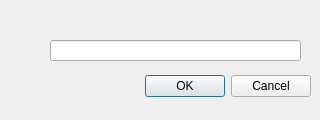
<?xml version="1.0" encoding="UTF-8"?>
<ui version="4.0">
 <class>GotoCoordinateDialog</class>
 <widget class="QDialog" name="GotoCoordinateDialog">
  <property name="geometry">
   <rect>
    <x>0</x>
    <y>0</y>
    <width>320</width>
    <height>120</height>
   </rect>
  </property>
  <property name="windowTitle">
   <string>Go to coordinate</string>
  </property>
  <widget class="QDialogButtonBox" name="buttonBox">
   <property name="geometry">
    <rect>
     <x>10</x>
     <y>70</y>
     <width>301</width>
     <height>32</height>
    </rect>
   </property>
   <property name="orientation">
    <enum>Qt::Horizontal</enum>
   </property>
   <property name="standardButtons">
    <set>QDialogButtonBox::Cancel|QDialogButtonBox::Ok</set>
   </property>
  </widget>
  <widget class="QLineEdit" name="coordinateLineEdit">
   <property name="geometry">
    <rect>
     <x>50</x>
     <y>40</y>
     <width>251</width>
     <height>21</height>
    </rect>
   </property>
  </widget>
 </widget>
 <resources/>
 <connections>
  <connection>
   <sender>buttonBox</sender>
   <signal>accepted()</signal>
   <receiver>GotoCoordinateDialog</receiver>
   <slot>accept()</slot>
   <hints>
    <hint type="sourcelabel">
     <x>248</x>
     <y>254</y>
    </hint>
    <hint type="destinationlabel">
     <x>157</x>
     <y>274</y>
    </hint>
   </hints>
  </connection>
  <connection>
   <sender>buttonBox</sender>
   <signal>rejected()</signal>
   <receiver>GotoCoordinateDialog</receiver>
   <slot>reject()</slot>
   <hints>
    <hint type="sourcelabel">
     <x>316</x>
     <y>260</y>
    </hint>
    <hint type="destinationlabel">
     <x>286</x>
     <y>274</y>
    </hint>
   </hints>
  </connection>
 </connections>
</ui>
